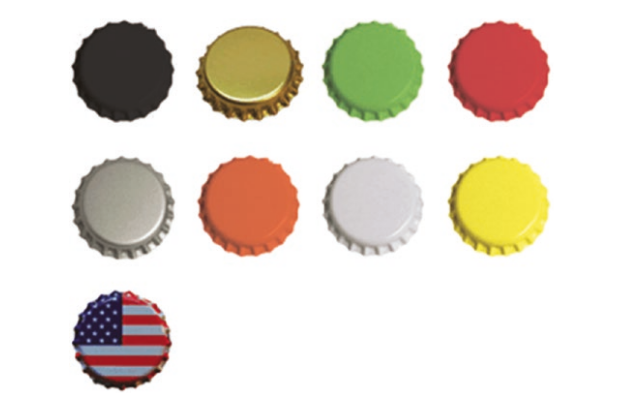
#> input picture Basic Programs/Hough-Transform/caps.png, 620 x 410 px
$ python circle_detection.py
#> lines starting #> are read from the running program, lines starting #| are printed output that depends on the picture; after the words box and inside, x2 and y2 are one past the last pixel; in counts of white or black regions, pixels touching at a corner belong together
# Circle Detection using OpenCV Hough Circle Transform

import numpy as np
import cv2

img = cv2.imread('caps.png')
#> img is the input picture: shape (410, 620, 3); mean B, G, R 209.6, 220, 228.3
output = img.copy()

gray = cv2.cvtColor(img, cv2.COLOR_BGR2GRAY)
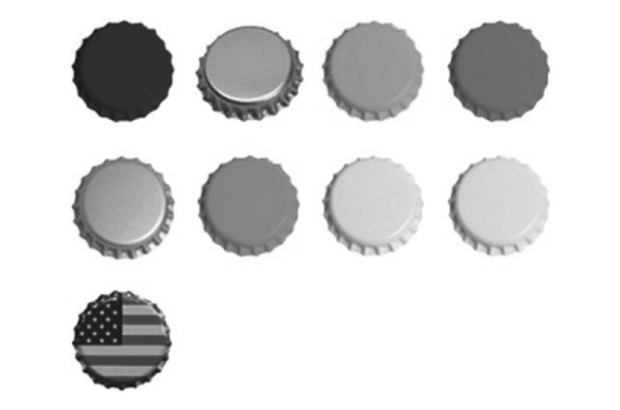
#> gray: shape (410, 620); min 20, max 255, mean 221.3
gray = cv2.medianBlur(gray, 5)

#Finds circles in a grayscale image using the Hough transform.
circles = cv2.HoughCircles(gray, cv2.HOUGH_GRADIENT, 1.5, 30,param1=50, param2=25, minRadius=45, maxRadius=50)
#> circles = [[120.8, 339.8, 49.05], [497.2, 206.2, 49.05], [371.2, 206.2, 49.05], [122.2, 207.8, 49.05], [249.8, 206.2, 49.05], [248.2, 74.25, 49.05], [500.2, 71.25, 49.05], [375.8, 69.75, 47.4], [123.8, 74.25, 47.4]]
# this give the circle vectors of center coordinates and radius
# but we need to convert these parameters into an intergers
detected_circles = np.uint16(np.around(circles))
#> detected_circles = [[121, 340, 49], [497, 206, 49], [371, 206, 49], [122, 208, 49], [250, 206, 49], [248, 74, 49], [500, 71, 49], [376, 70, 47], [124, 74, 47]]

for (x, y ,r) in detected_circles[0, :]:
    cv2.circle(output, (x, y), r, (0, 255, 0), 3)
    cv2.circle(output, (x, y), 2, (0, 0, 255), 3)
#> this loop made 9 passes
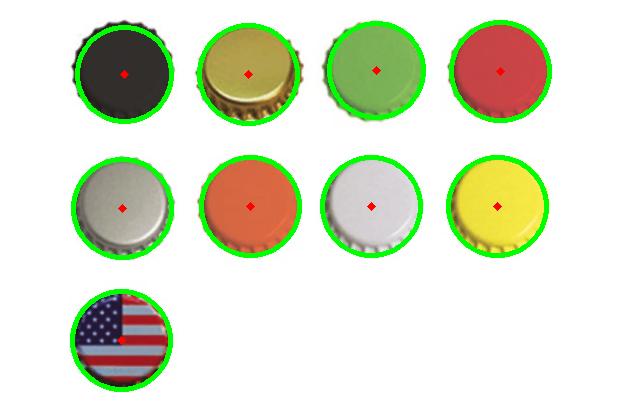
#> output: shape (410, 620, 3); 5.54% of pixels changed, all inside (x1, y1, x2, y2) = (70, 20, 552, 392)

cv2.imshow('output',output)
cv2.waitKey(0)
cv2.destroyAllWindows()
